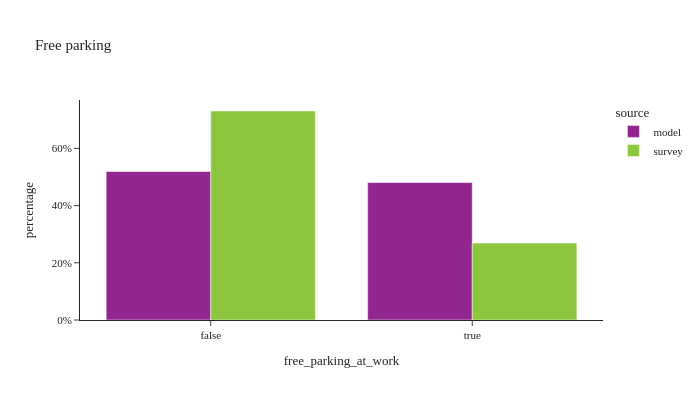

The cell this chart's notebook holds for it:
### Markdown cell above
## free parking availability for workers in zones with parking costs

### Code cell
free_parking = per_data.loc[(per_data['PRKCST']>0) & (per_data['workplace_zone_id']>0) & (per_data['home_zone_id']!=per_data['workplace_zone_id'])]

df_plot = free_parking.groupby(['source','free_parking_at_work'])['person_weight'].sum().reset_index()

df_plot['percentage'] = df_plot.groupby(['source'], group_keys=False)['person_weight']. \
    apply(lambda x: x / float(x.sum()))

fig = px.bar(df_plot.sort_values(by=['source']), x="free_parking_at_work", y="percentage", color="source",
             barmode="group",
             title="Free parking")
fig.update_layout(height=400, width=700, font=dict(size=11), yaxis_tickformat = '.0%')
fig.show()

### Figure 1 — Plotly figure (JSON) as saved in the notebook; plotly's stock layout.template omitted (floating-point values rounded to 4 significant figures)
{"data": [{"alignmentgroup": "True", "hovertemplate": "source=model<br>free_parking_at_work=%{x}<br>percentage=%{y}<extra></extra>", "legendgroup": "model", "marker": {"color": "#91268F", "pattern": {"shape": ""}}, "name": "model", "offsetgroup": "model", "orientation": "v", "showlegend": true, "textposition": "auto", "type": "bar", "x": [false, true], "xaxis": "x", "y": [0.5193, 0.4807], "yaxis": "y"}, {"alignmentgroup": "True", "hovertemplate": "source=survey<br>free_parking_at_work=%{x}<br>percentage=%{y}<extra></extra>", "legendgroup": "survey", "marker": {"color": "#8CC63E", "pattern": {"shape": ""}}, "name": "survey", "offsetgroup": "survey", "orientation": "v", "showlegend": true, "textposition": "auto", "type": "bar", "x": [false, true], "xaxis": "x", "y": [0.7309, 0.2691], "yaxis": "y"}], "layout": {"barmode": "group", "font": {"size": 11}, "height": 400, "legend": {"title": {"text": "source"}, "tracegroupgap": 0}, "title": {"text": "Free parking"}, "width": 700, "xaxis": {"anchor": "y", "domain": [0, 1], "title": {"text": "free_parking_at_work"}}, "yaxis": {"anchor": "x", "domain": [0, 1], "tickformat": ".0%", "title": {"text": "percentage"}}}}
